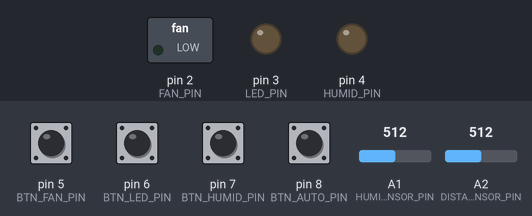
A sketch run on a simulated Arduino Mega 2560, built with avr-gcc and run on an emulated ATmega2560. Parts: switched loads named in the sketch (green lamp = pin HIGH), output pins drawn as LEDs (lit = HIGH). The inputs (shaded band) are chosen by the test bench; at power-on: pin 5 (BTN_FAN_PIN), pin 6 (BTN_LED_PIN), pin 7 (BTN_HUMID_PIN), pin 8 (BTN_AUTO_PIN) HIGH, A1 (HUMID_SENSOR_PIN) = 512, A2 (DISTANCE_SENSOR_PIN) = 512. Random numbers use the default seed unless the sketch sets one; what the sketch prints to the serial monitor is not drawn.

Above: at 2.2 s.
2.3 s: pin 5 (BTN_FAN_PIN) pulled LOW for 0.15 s
At 3.4 s:
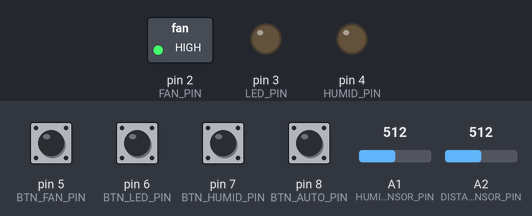
3.9 s: pin 6 (BTN_LED_PIN) pulled LOW for 0.15 s
At 4.6 s:
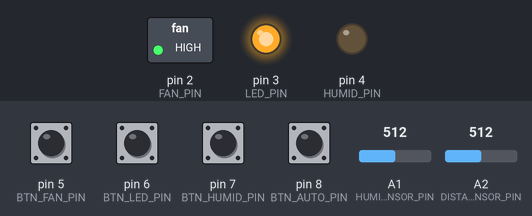
5.5 s: pin 7 (BTN_HUMID_PIN) pulled LOW for 0.15 s
At 5.8 s:
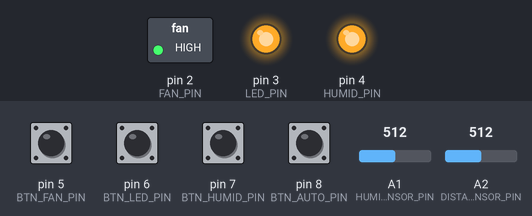
7.1 s: pin 5 (BTN_FAN_PIN) pulled LOW for 1 s
At 8.2 s:
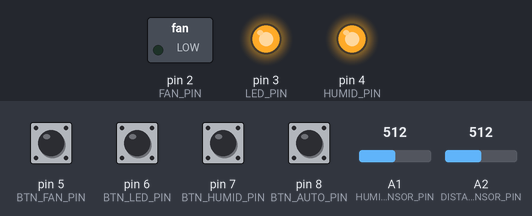
9.6 s: pin 6 (BTN_LED_PIN) pulled LOW for 1 s
At 10.1 s:
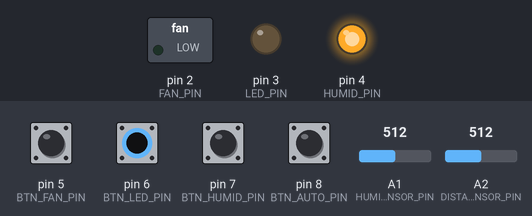
12.1 s: pin 5 (BTN_FAN_PIN) pulled LOW for 0.15 s
At 13.2 s:
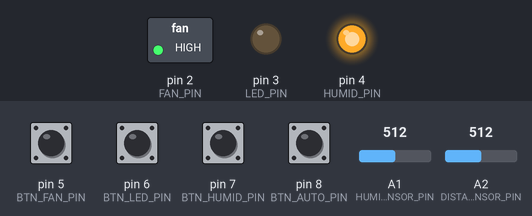
Timing chart, 0 to 14.7 s (numbered marks = the images above; inputs shaded):
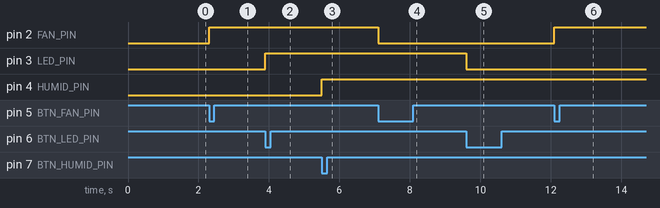

Measured:
- after the input at 2.3 s, pin 2 (FAN_PIN): LOW → HIGH at once
- after the input at 3.9 s, pin 3 (LED_PIN): LOW → HIGH at once
- after the input at 5.5 s, pin 4 (HUMID_PIN): LOW → HIGH at once
- after the input at 7.1 s, pin 2 (FAN_PIN): HIGH → LOW at once
- after the input at 9.6 s, pin 3 (LED_PIN): HIGH → LOW at once
- after the input at 12.1 s, pin 2 (FAN_PIN): LOW → HIGH at once

The sketch:

arduino_r4_uart.ino
```cpp
/*
 * Arduino R4와 ESP32-WROOM-32 간 UART 통신 코드
 * - Serial1 사용 (핀 0, 1)
 * - 명령어 기반 통신 프로토콜 구현
 * - 릴레이 제어 기능 (팬, LED, 가습기)
 * - 센서 데이터 전송 기능
 */

// 릴레이 제어 핀 정의
const int FAN_PIN = 2;      // D2에 팬 릴레이 연결
const int LED_PIN = 3;      // D3에 LED 릴레이 연결
const int HUMID_PIN = 4;    // D4에 가습기 릴레이 연결

// 버튼 입력 핀 정의
const int BTN_FAN_PIN = 5;      // D5에 팬 제어 버튼 연결
const int BTN_LED_PIN = 6;      // D6에 LED 제어 버튼 연결
const int BTN_HUMID_PIN = 7;    // D7에 가습기 제어 버튼 연결
const int BTN_AUTO_PIN = 8;     // D8에 자동/수동 모드 전환 버튼 연결

// 센서 핀 정의 (아날로그 입력)
const int TEMP_SENSOR_PIN = A0;  // 온도 센서
const int HUMID_SENSOR_PIN = A1; // 습도 센서
const int DISTANCE_SENSOR_PIN = A2; // 거리 센서 (VL53LOX)

// 릴레이 상태 변수
bool fanStatus = false;
bool ledStatus = false;
bool humidifierStatus = false;

// 버튼 상태 변수
bool btnFanState = HIGH;       // 버튼의 현재 상태 (풀업: HIGH가 기본)
bool btnLedState = HIGH;
bool btnHumidState = HIGH;
bool btnAutoState = HIGH;
bool lastBtnFanState = HIGH;   // 버튼의 이전 상태
bool lastBtnLedState = HIGH;
bool lastBtnHumidState = HIGH;
bool lastBtnAutoState = HIGH;
bool autoModeEnabled = false;  // 자동 모드 활성화 상태

// 버튼 디바운싱 변수
unsigned long lastDebounceTime[4] = {0, 0, 0, 0};  // 각 버튼의 마지막 디바운스 시간
const unsigned long DEBOUNCE_DELAY = 50;           // 디바운스 시간 (50ms)

// 명령어 정의
const char CMD_FAN_ON = 'F';
const char CMD_FAN_OFF = 'f';
const char CMD_LED_ON = 'L';
const char CMD_LED_OFF = 'l';
const char CMD_HUM_ON = 'H';
const char CMD_HUM_OFF = 'h';
const char CMD_GET_STATUS = 'S';
const char CMD_GET_TEMP = 'T';
const char CMD_GET_HUMIDITY = 'U';
const char CMD_GET_DISTANCE = 'D'; // 거리 센서 데이터 전송 명령어

// 센서 데이터 갱신 주기
unsigned long lastSensorUpdate = 0;
const unsigned long SENSOR_UPDATE_INTERVAL = 2000;  // 2초마다 센서 데이터 갱신

// 명령어 접두사 정의
const char CMD_PREFIX[] = "CMD:";  // 명령어 접두사
const char ACK_PREFIX[] = "ACK:";  // 응답 접두사
const char ERR_PREFIX[] = "ERR:";  // 오류 접두사
const char BTN_PREFIX[] = "BTN:";  // 버튼 접두사
const char MODE_PREFIX[] = "MODE:"; // 모드 접두사

// 디버깅 활성화 여부
bool debugEnabled = true;  // 디버깅 활성화 여부

// 디버깅 로그 함수
void debugLog(String tag, String message) {
  if (debugEnabled) {
    // 현재 시간 출력 (밀리초)
    unsigned long currentTime = millis();
    Serial.print("[");
    Serial.print(currentTime);
    Serial.print("] [");
    Serial.print(tag);
    Serial.print("] ");
    Serial.println(message);
  }
}

// 응답 전송 함수
void sendAck(String command) {
  String ackMsg = String(ACK_PREFIX) + command;
  Serial1.println(ackMsg);
  debugLog("ACK", "Sent: " + ackMsg);
}

// 오류 전송 함수
void sendError(String errorCode, String errorMsg) {
  String errStr = String(ERR_PREFIX) + errorCode + ":" + errorMsg;
  Serial1.println(errStr);
  debugLog("ERR", "Sent: " + errStr);
}

// 상태 전송 함수
void sendStatus(String device, String status) {
  String statusMsg = device + ":" + status;
  Serial1.println(statusMsg);
  debugLog("STATUS", "Sent: " + statusMsg);
}

// 설정 함수
void setup() {
  // 시리얼 통신 설정
  Serial.begin(115200);
  Serial.println("Arduino R4 UART 통신 코드");

  // ESP32와의 UART 통신 설정
  Serial1.begin(9600);

  // 릴레이 핀 설정
  pinMode(FAN_PIN, OUTPUT);
  pinMode(LED_PIN, OUTPUT);
  pinMode(HUMID_PIN, OUTPUT);

  // 릴레이 초기화
  digitalWrite(FAN_PIN, LOW);
  digitalWrite(LED_PIN, LOW);
  digitalWrite(HUMID_PIN, LOW);

  // 버튼 핀 설정
  pinMode(BTN_FAN_PIN, INPUT_PULLUP);
  pinMode(BTN_LED_PIN, INPUT_PULLUP);
  pinMode(BTN_HUMID_PIN, INPUT_PULLUP);
  pinMode(BTN_AUTO_PIN, INPUT_PULLUP);

  // 센서 핀 설정
  pinMode(TEMP_SENSOR_PIN, INPUT);
  pinMode(HUMID_SENSOR_PIN, INPUT);
  pinMode(DISTANCE_SENSOR_PIN, INPUT);

  // 초기화 대기
  delay(1000);
}

// 명령어 처리 함수
void processCommand(String command) {
  // 디버깅 로그 출력
  debugLog("CMD", "ESP32에서 명령어 수신: [" + command + "]");

  // 응답 전송
  sendAck(command);

  if (command.length() < 1) {
    sendError("CMD_EMPTY", "Empty command");
    return;
  }

  // 명령어 접두사 확인
  if (command.startsWith(CMD_PREFIX) && command.length() >= 5) {
    char cmd = command.charAt(4);
    processCommandChar(cmd);
  }
  else {
    // 명령어 접두사 없이 전송된 명령어 처리
    if (command.length() >= 1) {
      char cmd = command.charAt(0);
      processCommandChar(cmd);
    }
  }
}

// 명령어 처리 함수 (명령어 문자 처리)
void processCommandChar(char cmd) {
  debugLog("EXEC", String("Command char: ") + cmd);

  switch (cmd) {
    case CMD_FAN_ON:
      setFan(true);
      break;
    case CMD_FAN_OFF:
      setFan(false);
      break;
    case CMD_LED_ON:
      setLED(true);
      break;
    case CMD_LED_OFF:
      setLED(false);
      break;
    case CMD_HUM_ON:
      setHumidifier(true);
      break;
    case CMD_HUM_OFF:
      setHumidifier(false);
      break;
    case CMD_GET_STATUS:
      sendAllStatus();
      break;
    case CMD_GET_TEMP:
      sendTemperature();
      break;
    case CMD_GET_HUMIDITY:
      sendHumidity();
      break;
    case CMD_GET_DISTANCE:
      sendDistance();
      break;
    default:
      sendError("CMD_UNKNOWN", String("Unknown command: ") + cmd);
      break;
  }
}

// 팬 제어 함수
void setFan(bool state) {
  digitalWrite(FAN_PIN, state ? HIGH : LOW);
  fanStatus = state;
  debugLog("FAN", String("팬 상태: ") + (state ? "ON" : "OFF"));
  sendStatus("FAN", state ? "ON" : "OFF");
}

// LED 제어 함수
void setLED(bool state) {
  digitalWrite(LED_PIN, state ? HIGH : LOW);
  ledStatus = state;
  debugLog("LED", String("LED 상태: ") + (state ? "ON" : "OFF"));
  sendStatus("LED", state ? "ON" : "OFF");
}

// 가습기 제어 함수
void setHumidifier(bool state) {
  digitalWrite(HUMID_PIN, state ? HIGH : LOW);
  humidifierStatus = state;
  debugLog("HUMID", String("가습기 상태: ") + (state ? "ON" : "OFF"));
  sendStatus("HUM", state ? "ON" : "OFF");
}

// 모든 상태 전송 함수
void sendAllStatus() {
  debugLog("STATUS", "모든 상태 전송");

  // 팬 상태 전송
  sendStatus("FAN", fanStatus ? "ON" : "OFF");
  delay(20); // 상태 전송 간격

  // LED 상태 전송
  sendStatus("LED", ledStatus ? "ON" : "OFF");
  delay(20);

  // 가습기 상태 전송
  sendStatus("HUM", humidifierStatus ? "ON" : "OFF");
}

// 온도 전송 함수
void sendTemperature() {
  float temperature = readTemperature();
  Serial.print("온도: ");
  Serial.println(temperature);

  Serial1.print("TEMP:");
  Serial1.println(temperature);
}

// 습도 전송 함수
void sendHumidity() {
  float humidity = readHumidity();
  Serial.print("습도: ");
  Serial.println(humidity);

  Serial1.print("HUM_VAL:");
  Serial1.println(humidity);
}

// 거리 전송 함수
void sendDistance() {
  float distance = readDistance();
  Serial.print("거리: ");
  Serial.print(distance);
  Serial.println(" mm");

  Serial1.print("DISTANCE:");
  Serial1.println(distance);
}

// 센서 데이터 갱신 및 전송
void updateAndSendSensorData() {
  sendTemperature();
  delay(50);
  sendHumidity();
  delay(50);
  sendDistance();
}

// 온도 읽기 (테스트용 더미 값 생성)
float readTemperature() {
  // 실제 센서가 연결되면 아래 코드를 사용
  // int rawValue = analogRead(TEMP_SENSOR_PIN);
  // float voltage = rawValue * (3.3 / 1023.0);
  // float temperature = (voltage - 0.5) * 100;

  // 테스트용 더미 값
  return 23.5 + (random(-10, 11) / 10.0); // 22.5에서 24.5 사이의 랜덤 값
}

// 습도 읽기 (테스트용 더미 값 생성)
float readHumidity() {
  // 실제 센서가 연결되면 아래 코드를 사용
  // int rawValue = analogRead(HUMID_SENSOR_PIN);
  // float humidity = map(rawValue, 0, 1023, 0, 100);

  // 테스트용 더미 값
  int sensorValue = analogRead(HUMID_SENSOR_PIN); // 실제 센서가 연결되면 아래 코드를 사용
  float humidity = map(sensorValue, 0, 1023, 20, 90); // 실제 센서가 연결되면 아래 코드를 사용
  humidity += random(-3, 4); // 랜덤 오차 추가
  return humidity;
}

// 거리 읽기 (테스트용 더미 값 생성)
float readDistance() {
  // 실제 센서가 연결되면 아래 코드를 사용
  // int rawValue = analogRead(DISTANCE_SENSOR_PIN);
  // float distance = map(rawValue, 0, 1023, 50, 1200);

  // 테스트용 더미 값
  int sensorValue = analogRead(DISTANCE_SENSOR_PIN); // 실제 센서가 연결되면 아래 코드를 사용
  float distance = map(sensorValue, 0, 1023, 50, 1200); // 실제 센서가 연결되면 아래 코드를 사용
  distance += random(-10, 11); // 랜덤 오차 추가
  return distance;
}

// 버튼 입력 처리 함수
void processButtonInput() {
  // 버튼 상태 읽기
  btnFanState = digitalRead(BTN_FAN_PIN);
  btnLedState = digitalRead(BTN_LED_PIN);
  btnHumidState = digitalRead(BTN_HUMID_PIN);
  btnAutoState = digitalRead(BTN_AUTO_PIN);

  // 버튼 디버깅
  static unsigned long lastButtonDebugTime = 0;
  if (millis() - lastButtonDebugTime > 1000) { // 1초마다 버튼 디버깅
    lastButtonDebugTime = millis();
    Serial.print("\n버튼 상태 - 팬:");
    Serial.print(btnFanState ? "HIGH" : "LOW");
    Serial.print(", LED:");
    Serial.print(btnLedState ? "HIGH" : "LOW");
    Serial.print(", 가습기:");
    Serial.print(btnHumidState ? "HIGH" : "LOW");
    Serial.print(", 자동모드:");
    Serial.println(btnAutoState ? "HIGH" : "LOW");
  }

  // 버튼 디바운싱
  unsigned long currentTime = millis();
  if (btnFanState != lastBtnFanState) {
    if (currentTime - lastDebounceTime[0] > DEBOUNCE_DELAY) {
      lastDebounceTime[0] = currentTime;
      if (btnFanState == LOW) {
        // 팬 버튼 눌림
        setFan(!fanStatus);
      }
    }
  }
  if (btnLedState != lastBtnLedState) {
    if (currentTime - lastDebounceTime[1] > DEBOUNCE_DELAY) {
      lastDebounceTime[1] = currentTime;
      if (btnLedState == LOW) {
        // LED 버튼 눌림
        setLED(!ledStatus);
      }
    }
  }
  if (btnHumidState != lastBtnHumidState) {
    if (currentTime - lastDebounceTime[2] > DEBOUNCE_DELAY) {
      lastDebounceTime[2] = currentTime;
      if (btnHumidState == LOW) {
        // 가습기 버튼 눌림
        setHumidifier(!humidifierStatus);
      }
    }
  }
  if (btnAutoState != lastBtnAutoState) {
    if (currentTime - lastDebounceTime[3] > DEBOUNCE_DELAY) {
      lastDebounceTime[3] = currentTime;
      if (btnAutoState == LOW) {
        // 자동 모드 버튼 눌림
        autoModeEnabled = !autoModeEnabled;
        Serial.println(String("자동 모드 ") + (autoModeEnabled ? "활성화" : "비활성화"));
      }
    }
  }

  // 이전 버튼 상태 저장
  lastBtnFanState = btnFanState;
  lastBtnLedState = btnLedState;
  lastBtnHumidState = btnHumidState;
  lastBtnAutoState = btnAutoState;
}

// 메인 루프 함수
void loop() {
  // ESP32에서 명령어 수신
  if (Serial1.available()) {
    String command = Serial1.readStringUntil('\n');
    command.trim();  // 앞뒤 공백 제거
    if (command.length() > 0) {
      processCommand(command);
    }
  }

  // 버튼 입력 처리
  processButtonInput();

  // 센서 데이터 갱신 및 전송
  if (millis() - lastSensorUpdate > SENSOR_UPDATE_INTERVAL) {
    updateAndSendSensorData();
    lastSensorUpdate = millis();
  }
}
```
